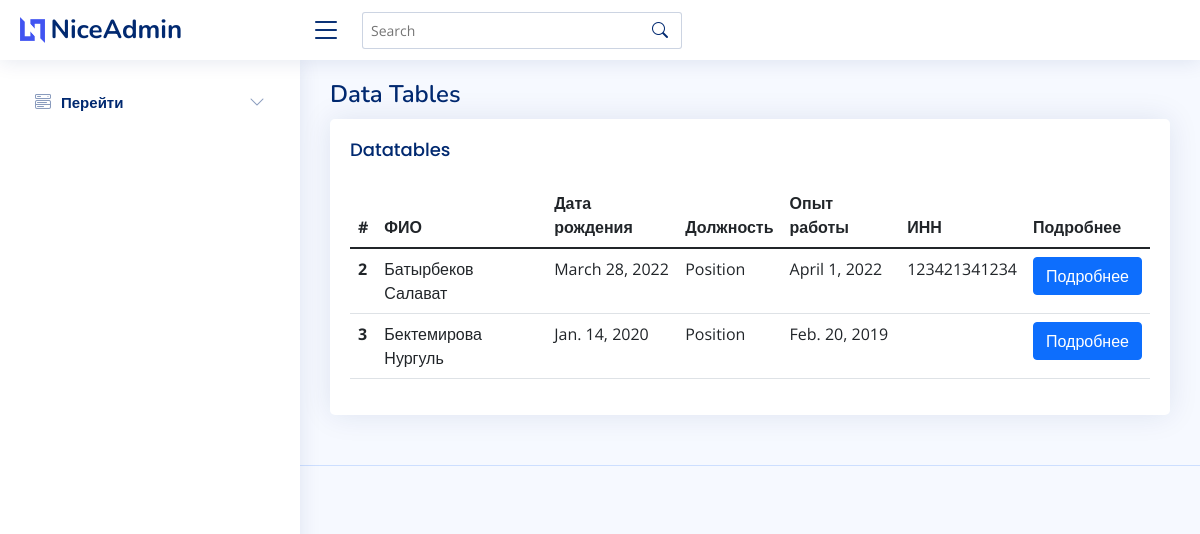
Page /worker/ on the committed database.
### main/models.py (models this page shows, shortened)
class AbstractHuman(models.Model):
    fullname = models.CharField(max_length=50)
    birth_date = models.DateField()
    class Meta:
        abstract = True

class Worker(AbstractHuman):
    work_position = models.CharField(max_length=50)
    work_experience = models.DateField()

class Document(models.Model):
    inn = models.CharField(max_length=16)
    card_id = models.CharField(max_length=6)
    worker = models.OneToOneField(Worker, on_delete=models.CASCADE)

### main/views.py (the view)
# urls.py: path('worker/',views.WorkerListView.as_view() , name='worker_list'),
class WorkerListView(ListView):
    model = Worker
    template_name = 'worker_list.html'
    def get_queryset(self):
        q = self.request.GET.get('query')
        if q:
            return self.model.objects.filter(fullname__icontains = q)
        else:
            return self.model.objects.all()

### main/templates/worker_list.html
{% extends 'base.html' %}
{% load crispy_forms_tags %}
{% block content %}
<section class="section">
  <div class="row">
    <div class="col-lg-12">
      <div class="card">
        <div class="card-body">
          <h5 class="card-title">Datatables</h5>
          <table class="table datatable">
            <thead>
              <tr>
                <th scope="col">#</th>
                <th scope="col">ФИО</th>
                <th scope="col">Дата рождения</th>
                <th scope="col">Должность</th>
                <th scope="col">Опыт работы</th>
                <th scope="col">ИНН</th>
                <th scope="col">Подробнее</th>
              </tr>
            </thead>
            <tbody>
              {% for worker in object_list %}
              <tr>
                <th scope="row">{{worker.id}}</th>
                <td>{{worker.fullname}}</td>
                <td>{{worker.birth_date}}</td>
                <td>{{worker.work_position}}</td>
                <td>{{worker.work_experience}}</td>
                <td>{{worker.document.inn}}</td>
                <td><a href="{% url 'worker_detail' worker.id %}" class="btn btn-primary"> Подробнее </a></td>
              </tr>
              {% endfor %}
            </tbody>
          </table>
        </div>
      </div>
    </div>
  </div>
</section>
{% endblock content %}

### main/templates/base.html (shortened to what this page needs)
{% load static %}
<!DOCTYPE html>
<html lang="en">
<head>
  <link href="{% static 'vendor/bootstrap/css/bootstrap.min.css' %}" rel="stylesheet">
  <link href="{% static 'vendor/bootstrap-icons/bootstrap-icons.css' %}" rel="stylesheet">
  <link href="{% static 'vendor/boxicons/css/boxicons.min.css' %}" rel="stylesheet">
  <link href="{% static 'vendor/quill/quill.snow.css' %}" rel="stylesheet">
  <link href="{% static 'vendor/quill/quill.bubble.css' %}" rel="stylesheet">
  <link href="{% static 'vendor/remixicon/remixicon.css' %}" rel="stylesheet">
  <link href="{% static 'vendor/simple-datatables/style.css' %}" rel="stylesheet">
  <link href="{% static 'css/style.css' %}" rel="stylesheet">
</head>
<body>
  <header id="header" class="header fixed-top d-flex align-items-center">
    <div class="d-flex align-items-center justify-content-between">
      <a href="index.html" class="logo d-flex align-items-center">
        <img src="assets/img/logo.png" alt="">
        <span class="d-none d-lg-block">NiceAdmin</span>
      </a>
      <i class="bi bi-list toggle-sidebar-btn"></i>
    </div>
    <div class="search-bar">
      <form class="search-form d-flex align-items-center" method="GET" action="{% url 'worker_list' %}">
        <input type="text" name="query" placeholder="Search" title="Enter search keyword">
        <button type="submit" title="Search"><i class="bi bi-search"></i></button>
      </form>
    </div>
  </header>
  <aside id="sidebar" class="sidebar">
    <ul class="sidebar-nav" id="sidebar-nav">
      <li class="nav-item">
        <a class="nav-link collapsed" data-bs-target="#components-nav" data-bs-toggle="collapse" href="#">
          <i class="bi bi-menu-button-wide"></i><span>Перейти</span><i class="bi bi-chevron-down ms-auto"></i>
        </a>
      </li>
    </ul>
  </aside>
  <main id="main" class="main">
    <div class="pagetitle">
      <h1>Data Tables</h1>
    </div>
    {% block content %}
    {% endblock content %}
  </main>
  <footer id="footer" class="footer">
  </footer>
</body>
</html>

### main/static/css/style.css (style rules this page uses)
:root { scroll-behavior: smooth; }
body { font-family: "Open Sans", sans-serif; background: #f6f9ff; color: #444444; }
a { color: #4154f1; text-decoration: none; }
h1, h2, h3, h4, h5, h6 { font-family: "Nunito", sans-serif; }
#main { margin-top: 60px; padding: 20px 30px; transition: all 0.3s; }
.pagetitle { margin-bottom: 10px; }
.pagetitle h1 { font-size: 24px; margin-bottom: 0; font-weight: 600; color: #012970; }
.card { margin-bottom: 30px; border: none; border-radius: 5px; box-shadow: 0px 0 30px rgba(1, 41, 112, 0.1); }
.card-title { padding: 20px 0 15px 0; font-size: 18px; font-weight: 500; color: #012970; font-family: "Poppins", sans-serif; }
.card-body { padding: 0 20px 20px 20px; }
.logo { line-height: 1; }
@media (min-width: 1200px) { .logo { width: 280px; } }
.logo img { max-height: 26px; margin-right: 6px; }
.logo span { font-size: 26px; font-weight: 700; color: #012970; font-family: "Nunito", sans-serif; }
.header { transition: all 0.5s; z-index: 997; height: 60px; box-shadow: 0px 2px 20px rgba(1, 41, 112, 0.1); background-color: #fff; padding-left: 20px; }
.header .toggle-sidebar-btn { font-size: 32px; padding-left: 10px; cursor: pointer; color: #012970; }
.header .search-bar { min-width: 360px; padding: 0 20px; }
.header .search-form { width: 100%; }
.header .search-form input { border: 0; font-size: 14px; color: #012970; border: 1px solid rgba(1, 41, 112, 0.2); padding: 7px 38px 7px 8px; border-radius: 3px; transition: 0.3s; width: 100%; }
.header .search-form button { border: 0; padding: 0; margin-left: -30px; background: none; }
.header .search-form button i { color: #012970; }
.sidebar { position: fixed; top: 60px; left: 0; bottom: 0; width: 300px; z-index: 996; transition: all 0.3s; padding: 20px; overflow-y: auto; scrollbar-width: thin; scrollbar-color: #aab7cf transparent; box-shadow: 0px 0px 20px rgba(1, 41, 112, 0.1); background-color: #fff; }
@media (min-width: 1200px) { #main, #footer { margin-left: 300px; } }
.sidebar-nav { padding: 0; margin: 0; list-style: none; }
.sidebar-nav li { padding: 0; margin: 0; list-style: none; }
.sidebar-nav .nav-item { margin-bottom: 5px; }
.sidebar-nav .nav-link { display: flex; align-items: center; font-size: 15px; font-weight: 600; color: #4154f1; transition: 0.3; background: #f6f9ff; padding: 10px 15px; border-radius: 4px; }
.sidebar-nav .nav-link i { font-size: 16px; margin-right: 10px; color: #4154f1; }
.sidebar-nav .nav-link.collapsed { color: #012970; background: #fff; }
.sidebar-nav .nav-link.collapsed i { color: #899bbd; }
.sidebar-nav .nav-link .bi-chevron-down { margin-right: 0; transition: transform 0.2s ease-in-out; }
.footer { padding: 20px 0; font-size: 14px; transition: all 0.3s; border-top: 1px solid #cddfff; }

### rows in the picture
Worker: id "2", fullname "Батырбеков Салават", birth_date "March 28, 2022", work_position "Position", work_experience "April 1, 2022", document.inn "123421341234"
Worker: id "3", fullname "Бектемирова Нургуль", birth_date "Jan. 14, 2020", work_position "Position", work_experience "Feb. 20, 2019"
